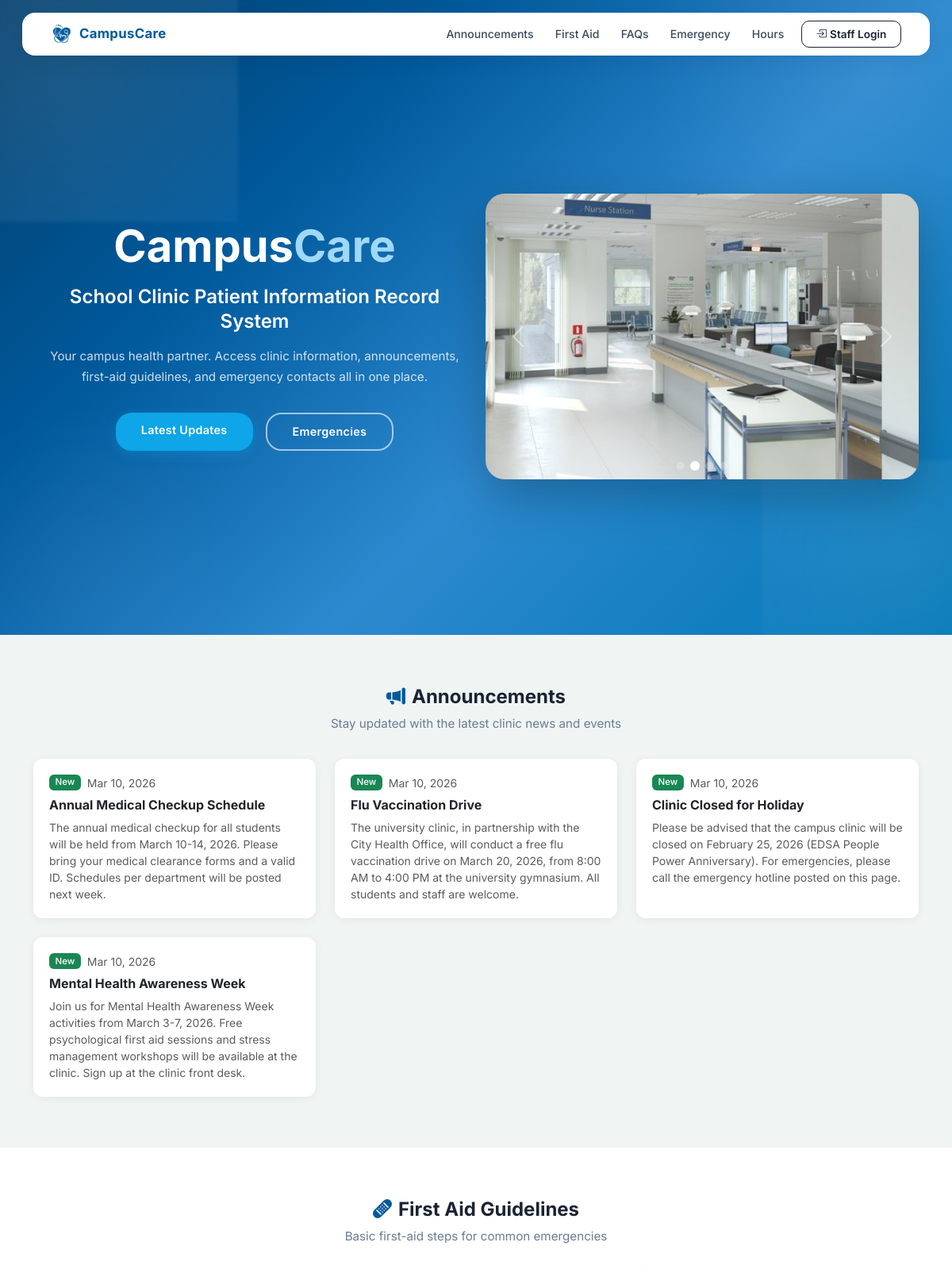
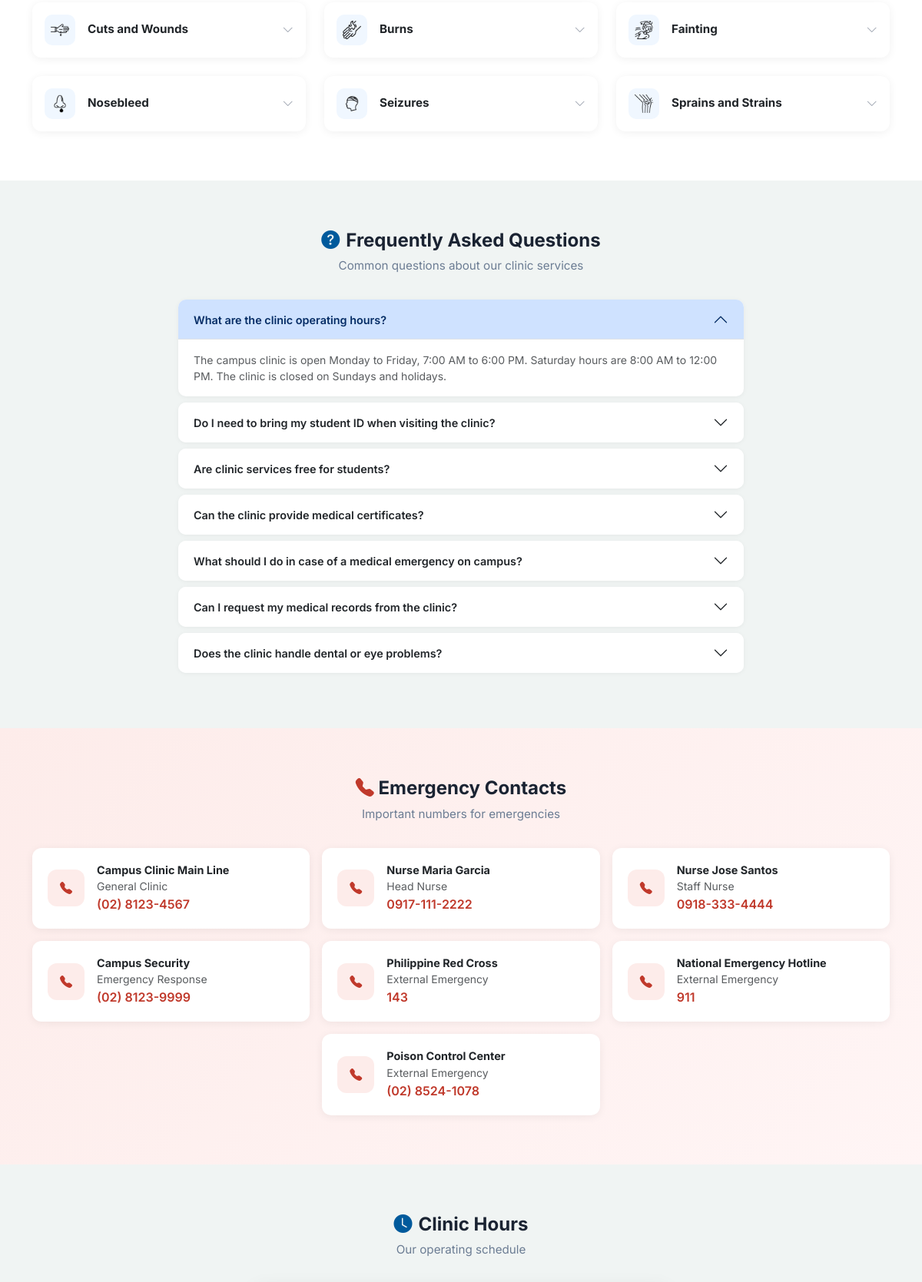
The page / (upper part) on the database its author committed (2 pictures, top to bottom).
### tables this page shows
CREATE TABLE IF NOT EXISTS `announcements` (
  `id` INT(11) NOT NULL AUTO_INCREMENT,
  `title` VARCHAR(200) NOT NULL,
  `content` TEXT NOT NULL,
  `posted_by` INT(11) DEFAULT NULL,
  `status` ENUM('published','draft') NOT NULL DEFAULT 'published',
  `created_at` DATETIME NOT NULL DEFAULT CURRENT_TIMESTAMP,
  `updated_at` DATETIME NOT NULL DEFAULT CURRENT_TIMESTAMP ON UPDATE CURRENT_TIMESTAMP,
  PRIMARY KEY (`id`),
  KEY `fk_announcement_user` (`posted_by`),
  CONSTRAINT `fk_announcement_user` FOREIGN KEY (`posted_by`) REFERENCES `users`(`id`) ON DELETE SET NULL
);

CREATE TABLE IF NOT EXISTS `first_aid_guidelines` (
  `id` INT(11) NOT NULL AUTO_INCREMENT,
  `title` VARCHAR(200) NOT NULL,
  `icon` VARCHAR(50) NOT NULL DEFAULT 'general-first-aid',
  `content` TEXT NOT NULL,
  `status` ENUM('active','inactive') NOT NULL DEFAULT 'active',
  `created_at` DATETIME NOT NULL DEFAULT CURRENT_TIMESTAMP,
  `updated_at` DATETIME NOT NULL DEFAULT CURRENT_TIMESTAMP ON UPDATE CURRENT_TIMESTAMP,
  PRIMARY KEY (`id`)
);

CREATE TABLE IF NOT EXISTS `faqs` (
  `id` INT(11) NOT NULL AUTO_INCREMENT,
  `question` VARCHAR(500) NOT NULL,
  `answer` TEXT NOT NULL,
  `sort_order` INT(11) NOT NULL DEFAULT 0,
  `status` ENUM('active','inactive') NOT NULL DEFAULT 'active',
  `created_at` DATETIME NOT NULL DEFAULT CURRENT_TIMESTAMP,
  `updated_at` DATETIME NOT NULL DEFAULT CURRENT_TIMESTAMP ON UPDATE CURRENT_TIMESTAMP,
  PRIMARY KEY (`id`)
);

CREATE TABLE IF NOT EXISTS `clinic_emergency_contacts` (
  `id` INT(11) NOT NULL AUTO_INCREMENT,
  `name` VARCHAR(150) NOT NULL,
  `role` VARCHAR(100) DEFAULT NULL,
  `phone_number` VARCHAR(20) NOT NULL,
  `email` VARCHAR(150) DEFAULT NULL,
  `sort_order` INT(11) NOT NULL DEFAULT 0,
  `status` ENUM('active','inactive') NOT NULL DEFAULT 'active',
  `created_at` DATETIME NOT NULL DEFAULT CURRENT_TIMESTAMP,
  PRIMARY KEY (`id`)
);

### index.php (the view, shortened to what the rows shown need)
<?php
require_once __DIR__ . '/config/database.php';
require_once __DIR__ . '/includes/functions.php';
$db = Database::getInstance();
$announcements = $db->fetchAll("SELECT * FROM announcements WHERE status = 'published' ORDER BY created_at DESC LIMIT 6");
$faqs = $db->fetchAll("SELECT * FROM faqs WHERE status = 'active' ORDER BY id ASC");
$firstAidGuidelines = $db->fetchAll("SELECT * FROM first_aid_guidelines WHERE status = 'active' ORDER BY id ASC");
$emergencyContacts = $db->fetchAll("SELECT * FROM clinic_emergency_contacts WHERE status = 'active' ORDER BY sort_order ASC");
?>
<!DOCTYPE html>
<html lang="en">
<head>
    <link rel="stylesheet" href="<?php echo BASE_URL; ?>/node_modules/bootstrap/dist/css/bootstrap.min.css">
    <link rel="stylesheet" href="<?php echo BASE_URL; ?>/node_modules/bootstrap-icons/font/bootstrap-icons.css">
    <link rel="stylesheet" href="<?php echo BASE_URL; ?>/css/style.css">
</head>
<body>
    <section class="hero-section">
        <div class="container position-relative" style="z-index: 2;">
            <div class="row align-items-center hero-row">
                <div class="col-lg-6 text-white hero-text-col text-center d-flex flex-column align-items-center">
                    <h1 class="hero-title">
                        <span class="hero-title-campus">Campus</span><span class="hero-title-care">Care</span>
                    </h1>
                    <h2 class="hero-subtitle"><?php echo APP_TAGLINE; ?></h2>
                </div>
            </div>
        </div>
    </section>
    <section class="public-section" id="announcements">
        <div class="container">
            <div class="text-center mb-4">
                <h2 class="section-title"><i class="bi bi-megaphone-fill text-primary-cc me-2"></i>Announcements</h2>
            </div>
            <?php if (empty($announcements)): ?>
            <div class="empty-state"><i class="bi bi-megaphone"></i><p>No announcements at this time.</p></div>
            <?php
else: ?>
            <div class="row g-4">
                <?php foreach ($announcements as $ann): ?>
                <div class="col-md-6 col-lg-4">
                    <div class="public-card card h-100">
                        <div class="card-body">
                            <div class="d-flex align-items-center mb-2">
                                <span class="badge bg-success me-2">New</span>
                                <small class="text-muted"><?php echo formatDate($ann['created_at']); ?></small>
                            </div>
                            <h5 class="card-title fw-bold mb-2" style="font-size: 1rem;"><?php echo e($ann['title']); ?></h5>
                            <p class="card-text text-muted" style="font-size: 0.875rem;"><?php echo e($ann['content']); ?></p>
                        </div>
                    </div>
                </div>
                <?php
    endforeach; ?>
            </div>
            <?php
endif; ?>
        </div>
    </section>
    <section class="public-section" id="firstaid">
        <div class="container">
            <div class="text-center mb-4">
                <h2 class="section-title"><i class="bi bi-bandaid-fill text-primary-cc me-2"></i>First Aid Guidelines</h2>
            </div>
            <?php if (empty($firstAidGuidelines)): ?>
            <div class="empty-state"><i class="bi bi-bandaid"></i><p>No guidelines available.</p></div>
            <?php
else: ?>
            <div class="row g-4 align-items-start">
                <?php foreach ($firstAidGuidelines as $guide): ?>
                <div class="col-md-6 col-lg-4">
                    <div class="public-card card fa-expand-card">
                        <div class="card-body p-0">
                            <div class="fa-expand-header d-flex align-items-center p-3" role="button" data-bs-toggle="collapse" data-bs-target="#faGuide<?php echo $guide['id']; ?>" aria-expanded="false">
                                <div class="fa-icon-box me-3">
                                    <img src="<?php echo BASE_URL; ?>/assets/first-aid-icons/<?php echo e($guide['icon'] ?? 'general-first-aid'); ?>.png" alt="" style="width:24px;height:24px;object-fit:contain;">
                                </div>
                                <h5 class="card-title fw-bold mb-0 flex-grow-1" style="font-size: 0.95rem;"><?php echo e($guide['title']); ?></h5>
                                <i class="bi bi-chevron-down fa-expand-chevron"></i>
                            </div>
                        </div>
                    </div>
                </div>
                <?php
    endforeach; ?>
            </div>
            <?php
endif; ?>
        </div>
    </section>
    <section class="public-section" id="faqs">
        <div class="container">
            <div class="text-center mb-4">
                <h2 class="section-title"><i class="bi bi-question-circle-fill text-primary-cc me-2"></i>Frequently Asked Questions</h2>
            </div>
            <?php if (empty($faqs)): ?>
            <div class="empty-state"><i class="bi bi-question-circle"></i><p>No FAQs available.</p></div>
            <?php
else: ?>
            <div class="row justify-content-center">
                <div class="col-lg-8">
                    <div class="accordion" id="faqAccordion">
                        <?php foreach ($faqs as $i => $faq): ?>
                        <div class="accordion-item border-0 mb-2" style="border-radius: 10px; overflow: hidden; box-shadow: 0 1px 6px rgba(0,0,0,0.05);">
                            <h2 class="accordion-header">
                                <button class="accordion-button <?php echo $i > 0 ? 'collapsed' : ''; ?> fw-semibold" type="button"
                                        data-bs-toggle="collapse" data-bs-target="#faq<?php echo $faq['id']; ?>" style="font-size: 0.9rem;">
                                    <?php echo e($faq['question']); ?>
                                </button>
                            </h2>
                            <div id="faq<?php echo $faq['id']; ?>" class="accordion-collapse collapse <?php echo $i === 0 ? 'show' : ''; ?>" data-bs-parent="#faqAccordion">
                                <div class="accordion-body text-muted" style="font-size: 0.875rem;">
                                    <?php echo e($faq['answer']); ?>
                                </div>
                            </div>
                        </div>
                        <?php
    endforeach; ?>
                    </div>
                </div>
            </div>
            <?php
endif; ?>
        </div>
    </section>
    <section class="public-section" id="emergency" style="background: linear-gradient(135deg, #fdecea, #fff5f5);">
        <div class="container">
            <div class="text-center mb-4">
                <h2 class="section-title"><i class="bi bi-telephone-fill" style="color: var(--cc-danger);"></i> Emergency Contacts</h2>
            </div>
            <?php if (empty($emergencyContacts)): ?>
            <div class="empty-state"><i class="bi bi-telephone"></i><p>No emergency contacts listed.</p></div>
            <?php
else: ?>
            <div class="row g-3 justify-content-center">
                <?php foreach ($emergencyContacts as $contact): ?>
                <div class="col-md-6 col-lg-4">
                    <div class="card border-0 h-100" style="border-radius: 12px;">
                        <div class="card-body d-flex align-items-center">
                            <div style="width:48px;height:48px;border-radius:12px;background:var(--cc-danger-bg);display:flex;align-items:center;justify-content:center;flex-shrink:0;" class="me-3">
                                <i class="bi bi-telephone-fill" style="color: var(--cc-danger);"></i>
                            </div>
                            <div>
                                <h6 class="fw-bold mb-0" style="font-size: 0.9rem;"><?php echo e($contact['name']); ?></h6>
                                <?php if ($contact['role']): ?>
                                <small class="text-muted"><?php echo e($contact['role']); ?></small><br>
                                <?php
        endif; ?>
                                <a href="tel:<?php echo e($contact['phone_number']); ?>" class="fw-semibold" style="color: var(--cc-danger);">
                                    <?php echo e($contact['phone_number']); ?>
                                </a>
                            </div>
                        </div>
                    </div>
                </div>
                <?php
    endforeach; ?>
            </div>
            <?php
endif; ?>
        </div>
    </section>
    <section class="public-section" id="hours">
        <div class="container">
            <div class="text-center mb-4">
                <h2 class="section-title"><i class="bi bi-clock-fill text-primary-cc me-2"></i>Clinic Hours</h2>
            </div>
        </div>
    </section>
</body>
</html>

### rows shown on the page
announcements: created_at "Mar 10, 2026", title "Annual Medical Checkup Schedule", content "The annual medical checkup for all students will be held from March 10-14, 2026. Please bring your medical clearance forms and a valid ID. Schedules per department will be posted next week."
announcements: created_at "Mar 10, 2026", title "Flu Vaccination Drive", content "The university clinic, in partnership with the City Health Office, will conduct a free flu vaccination drive on March 20, 2026, from 8:00 AM to 4:00 PM at the university gymnasium. All students and staff are welcome."
announcements: created_at "Mar 10, 2026", title "Clinic Closed for Holiday", content "Please be advised that the campus clinic will be closed on February 25, 2026 (EDSA People Power Anniversary). For emergencies, please call the emergency hotline posted on this page."
announcements: created_at "Mar 10, 2026", title "Mental Health Awareness Week", content "Join us for Mental Health Awareness Week activities from March 3-7, 2026. Free psychological first aid sessions and stress management workshops will be available at the clinic. Sign up at the clinic front desk."
first_aid_guidelines: icon (picture), title "Cuts and Wounds"
first_aid_guidelines: icon (picture), title "Burns"
first_aid_guidelines: icon (picture), title "Fainting"
first_aid_guidelines: icon (picture), title "Nosebleed"
first_aid_guidelines: icon (picture), title "Seizures"
first_aid_guidelines: icon (picture), title "Sprains and Strains"
faqs: question "What are the clinic operating hours?", answer "The campus clinic is open Monday to Friday, 7:00 AM to 6:00 PM. Saturday hours are 8:00 AM to 12:00 PM. The clinic is closed on Sundays and holidays."
faqs: question "Do I need to bring my student ID when visiting the clinic?"
faqs: question "Are clinic services free for students?"
faqs: question "Can the clinic provide medical certificates?"
faqs: question "What should I do in case of a medical emergency on campus?"
faqs: question "Can I request my medical records from the clinic?"
faqs: question "Does the clinic handle dental or eye problems?"
clinic_emergency_contacts: name "Campus Clinic Main Line", role "General Clinic", phone_number "(02) 8123-4567"
clinic_emergency_contacts: name "Nurse Maria Garcia", role "Head Nurse", phone_number "0917-111-2222"
clinic_emergency_contacts: name "Nurse Jose Santos", role "Staff Nurse", phone_number "0918-333-4444"
clinic_emergency_contacts: name "Campus Security", role "Emergency Response", phone_number "(02) 8123-9999"
clinic_emergency_contacts: name "Philippine Red Cross", role "External Emergency", phone_number "143"
clinic_emergency_contacts: name "National Emergency Hotline", role "External Emergency", phone_number "911"
clinic_emergency_contacts: name "Poison Control Center", role "External Emergency", phone_number "(02) 8524-1078"

### other values the page prints
APP_NAME "CampusCare"
APP_TAGLINE "School Clinic Patient Information Record System"
